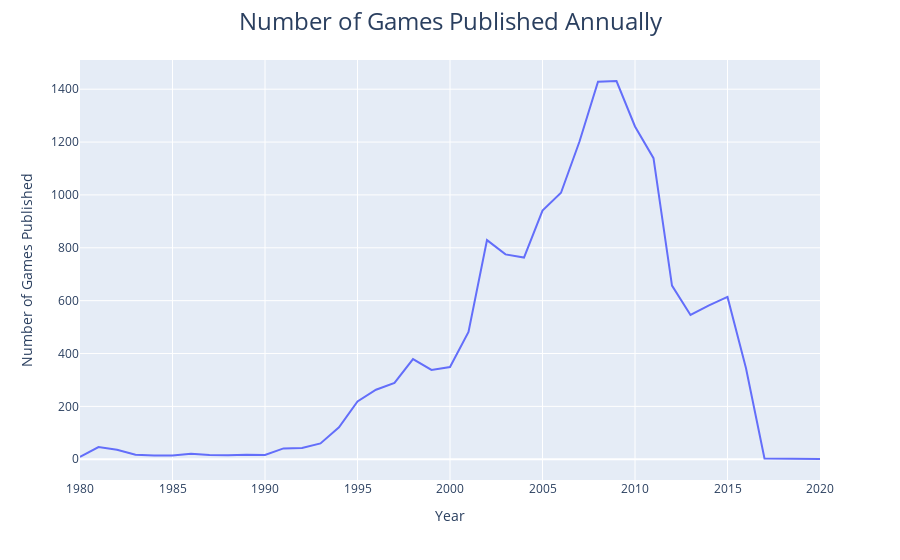

The notebook cell saved with this chart:
### Markdown cell above
## Anually published Games

### Code cell
AnnualNumberOfGames = df['Year'].groupby(df['Year']).count()

fig = px.line(AnnualNumberOfGames, x=AnnualNumberOfGames.index, y=AnnualNumberOfGames,
              labels={
                  "index": "Year",
                  "y": "Number of Games Published"
              }
              )
fig.update_layout(title_text='Number of Games Published Annually',
                  title_x=0.5, title_font=dict(size=24))

fig.show()

### Figure 1 — Plotly figure (JSON) as saved in the notebook; plotly's stock layout.template omitted (floating-point values rounded to 4 significant figures)
{"data": [{"hovertemplate": "Year=%{x}<br>Number of Games Published=%{y}<extra></extra>", "legendgroup": "", "line": {"color": "#636efa", "dash": "solid"}, "marker": {"symbol": "circle"}, "mode": "lines", "name": "", "orientation": "v", "showlegend": false, "type": "scatter", "x": [1980, 1981, 1982, 1983, 1984, 1985, 1986, 1987, 1988, 1989, 1990, 1991, 1992, 1993, 1994, 1995, 1996, 1997, 1998, 1999, 2000, 2001, 2002, 2003, 2004, 2005, 2006, 2007, 2008, 2009, 2010, 2011, 2012, 2013, 2014, 2015, 2016, 2017, 2020], "xaxis": "x", "y": [9, 46, 36, 17, 14, 14, 21, 16, 15, 17, 16, 41, 43, 60, 121, 219, 263, 289, 379, 338, 349, 482, 829, 775, 763, 941, 1008, 1202, 1428, 1431, 1259, 1139, 657, 546, 582, 614, 344, 3, 1], "yaxis": "y"}], "layout": {"legend": {"tracegroupgap": 0}, "margin": {"t": 60}, "title": {"font": {"size": 24}, "text": "Number of Games Published Annually", "x": 0.5}, "xaxis": {"anchor": "y", "domain": [0, 1], "title": {"text": "Year"}}, "yaxis": {"anchor": "x", "domain": [0, 1], "title": {"text": "Number of Games Published"}}}}
